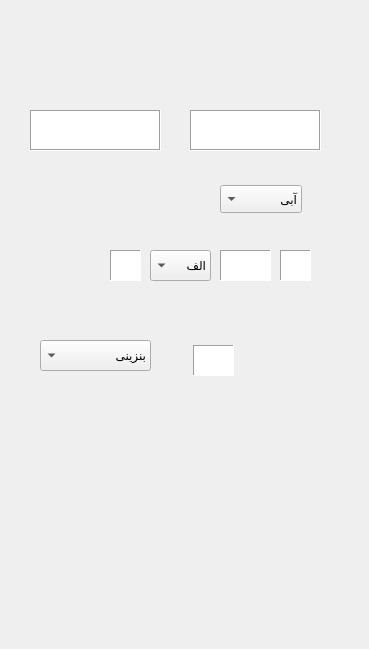
    <widget class="QWidget" name="get_machine_baxi_bar_info">
     <widget class="QLabel" name="label_15">
      <property name="geometry">
       <rect>
        <x>0</x>
        <y>0</y>
        <width>360</width>
        <height>640</height>
       </rect>
      </property>
      <property name="text">
       <string/>
      </property>
      <property name="pixmap">
       <pixmap>../image/get_machine_baxi_bar_info/get_machine_baxi_bar_info.png</pixmap>
      </property>
     </widget>
     <widget class="QTextEdit" name="two_digit_left_pelak_get_machine_baxi_bar_info">
      <property name="geometry">
       <rect>
        <x>110</x>
        <y>250</y>
        <width>31</width>
        <height>31</height>
       </rect>
      </property>
      <property name="frameShape">
       <enum>QFrame::Panel</enum>
      </property>
     </widget>
     <widget class="QComboBox" name="alphabet_get_machine_baxi_bar_info">
      <property name="geometry">
       <rect>
        <x>150</x>
        <y>250</y>
        <width>61</width>
        <height>31</height>
       </rect>
      </property>
      <property name="layoutDirection">
       <enum>Qt::RightToLeft</enum>
      </property>
      <item>
       <property name="text">
        <string>الف</string>
       </property>
      </item>
      <item>
       <property name="text">
        <string>ب</string>
       </property>
      </item>
      <item>
       <property name="text">
        <string>ل</string>
       </property>
      </item>
      <item>
       <property name="text">
        <string>ع</string>
       </property>
      </item>
      <item>
       <property name="text">
        <string>ص</string>
       </property>
      </item>
      <item>
       <property name="text">
        <string>ق</string>
       </property>
      </item>
      <item>
       <property name="text">
        <string>پ</string>
       </property>
      </item>
      <item>
       <property name="text">
        <string>ی</string>
       </property>
      </item>
      <item>
       <property name="text">
        <string>ث</string>
       </property>
      </item>
     </widget>
     <widget class="QTextEdit" name="three_digit_pelak_get_machine_baxi_bar_info">
      <property name="geometry">
       <rect>
        <x>220</x>
        <y>250</y>
        <width>51</width>
        <height>31</height>
       </rect>
      </property>
      <property name="frameShape">
       <enum>QFrame::Panel</enum>
      </property>
     </widget>
     <widget class="QTextEdit" name="two_digit_right_pelak_get_machine_baxi_bar_info">
      <property name="geometry">
       <rect>
        <x>280</x>
        <y>250</y>
        <width>31</width>
        <height>31</height>
       </rect>
      </property>
      <property name="frameShape">
       <enum>QFrame::Panel</enum>
      </property>
     </widget>
     <widget class="QTextEdit" name="machine_name_get_machine_baxi_bar_info">
      <property name="geometry">
       <rect>
        <x>190</x>
        <y>110</y>
        <width>131</width>
        <height>41</height>
       </rect>
      </property>
      <property name="frameShape">
       <enum>QFrame::Box</enum>
      </property>
     </widget>
     <widget class="QTextEdit" name="machine_generate_year_get_machine_baxi_bar_info">
      <property name="geometry">
       <rect>
        <x>30</x>
        <y>110</y>
        <width>131</width>
        <height>41</height>
       </rect>
      </property>
      <property name="frameShape">
       <enum>QFrame::Box</enum>
      </property>
     </widget>
     <widget class="QComboBox" name="machine_fuel_get_machine_baxi_bar_info">
      <property name="geometry">
       <rect>
        <x>40</x>
        <y>340</y>
        <width>111</width>
        <height>31</height>
       </rect>
      </property>
      <property name="layoutDirection">
       <enum>Qt::RightToLeft</enum>
      </property>
      <item>
       <property name="text">
        <string>بنزینی</string>
       </property>
      </item>
      <item>
       <property name="text">
        <string>گاز سوز</string>
       </property>
      </item>
      <item>
       <property name="text">
        <string>دوگانه سوز</string>
       </property>
      </item>
     </widget>
     <widget class="QPushButton" name="machine_card_get_machine_baxi_bar_info">
      <property name="geometry">
       <rect>
        <x>140</x>
        <y>420</y>
        <width>181</width>
        <height>29</height>
       </rect>
      </property>
      <property name="text">
       <string/>
      </property>
      <property name="flat">
       <bool>true</bool>
      </property>
     </widget>
     <widget class="QPushButton" name="pushButt_next_get_machine_baxi_bar_info">
      <property name="geometry">
       <rect>
        <x>40</x>
        <y>490</y>
        <width>271</width>
        <height>29</height>
       </rect>
      </property>
      <property name="text">
       <string/>
      </property>
      <property name="flat">
       <bool>true</bool>
      </property>
     </widget>
     <widget class="QPushButton" name="pushButt_back_get_machine_baxi_bar_info">
      <property name="geometry">
       <rect>
        <x>40</x>
        <y>540</y>
        <width>271</width>
        <height>29</height>
       </rect>
      </property>
      <property name="text">
       <string/>
      </property>
      <property name="flat">
       <bool>true</bool>
      </property>
     </widget>
     <widget class="QTextEdit" name="machine_capacity_get_machine_baxi_bar_info">
      <property name="geometry">
       <rect>
        <x>193</x>
        <y>345</y>
        <width>41</width>
        <height>31</height>
       </rect>
      </property>
      <property name="frameShape">
       <enum>QFrame::Panel</enum>
      </property>
     </widget>
     <widget class="QComboBox" name="machine_color_get_machine_baxi_bar_info">
      <property name="geometry">
       <rect>
        <x>220</x>
        <y>185</y>
        <width>82</width>
        <height>28</height>
       </rect>
      </property>
      <property name="layoutDirection">
       <enum>Qt::RightToLeft</enum>
      </property>
      <item>
       <property name="text">
        <string>آبی</string>
       </property>
      </item>
      <item>
       <property name="text">
        <string>سفید</string>
       </property>
      </item>
      <item>
       <property name="text">
        <string>قرمز</string>
       </property>
      </item>
      <item>
       <property name="text">
        <string>مشکی</string>
       </property>
      </item>
      <item>
       <property name="text">
        <string>خاکستری</string>
       </property>
      </item>
     </widget>
    </widget>
